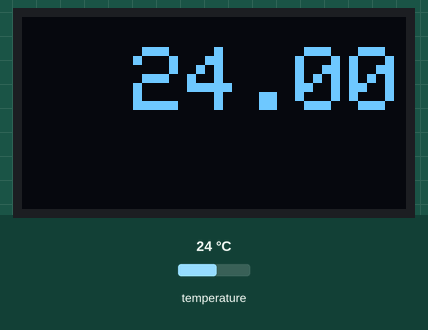
Recording of a sketch running on a simulated Arduino Uno, built with avr-gcc and run on an emulated ATmega328P. Shown: 128×64 one-colour display. Inputs (shaded band) come from the test bench; at power-on: temperature 24 °C. The display library's start-up logo is not drawn.

Above: at 2.9 s.
3.0 s: temperature set to 12 °C
At 5.5 s:
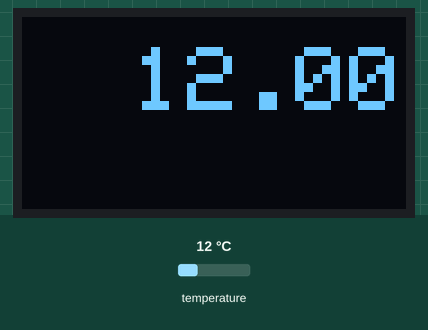
6.2 s: temperature set to 19 °C
At 9.7 s:
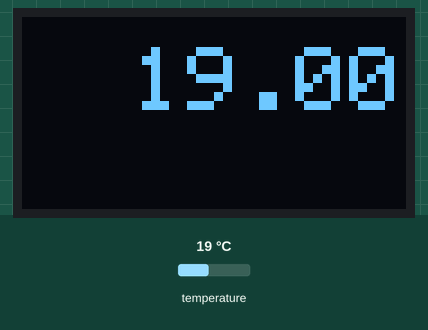
10.0 s: temperature set to 28 °C
At 13.1 s:
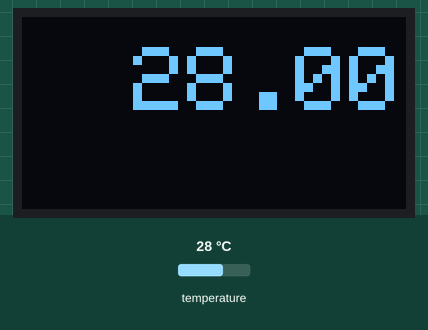
Timing chart, 0 to 14.6 s (numbered marks = the images above; inputs shaded):
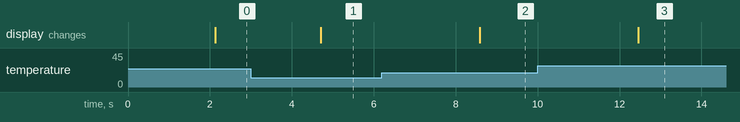

The sketch:

oled_temperatura.ino
```cpp
//===================================================================================
//Oficinas de programação em C usando o Arduino
//Autor: Iury Anderson Fernandes Coelho
//Interface dysplay oled informando a temperatura captada com o sensor digital DS18B20
//===================================================================================


//importe a biblioteca necessária
#include <DallasTemperature.h>
#include <SPI.h>
#include <Wire.h>
#include <Adafruit_GFX.h>
#include <Adafruit_SSD1306.h>

//defina o pino de leitura do sensor
#define DS18B20 8

//crie um objeto display com Adafruit_SSD1306
Adafruit_SSD1306 display = Adafruit_SSD1306();

//intancie ourwire para se comunicar com o sensor DS18B20
OneWire sensor(DS18B20);

//passe o valor fornecido para dallastemperature
DallasTemperature sensor_temp(&sensor);


void setup(){
  //defina a velocidade de comunicação com o monitor serial em 9800
  Serial.begin(9800);

  //inicialize a leitura do display oled
  display.begin(SSD1306_SWITCHCAPVCC, 0x3C);

  //inicialize a leitura do sensor DS18B20
  sensor_temp.begin();
}

void loop(){

  //capture o valor fornecido pelo sensor
  sensor_temp.requestTemperatures();

  // declare a variavel temperatura para guardar o valor lido pelo sensor
  float  temperatura = sensor_temp.getTempCByIndex(0);

  //Descomente e imprima o valor capturado para o monitor serial para testar a captura do valor fornecido pelo sensor
  //Serial.println(sensor_temp.getTempCByIndex(0));

  //desenhe um comando visivel no display
  display.display();

  //limpe o display
  display.clearDisplay();

  //sete o tamanho do texto
  display.setTextSize(3);

  // sete a cor branca para o texto
  display.setTextColor(WHITE);

  // posicione o cursos no centro
  display.setCursor(37,10);

  //imprima o valor da temperatura no display
  display.print(temperatura);

  //aguarde meio segundo
  delay(500);

}
```

Measured:
- after the input at 3.0 s, the display: changes after 1.7 s (image 1)
- after the input at 6.2 s, the display: changes after 2.4 s (image 2)
- after the input at 10.0 s, the display: changes after 2.5 s (image 3)
